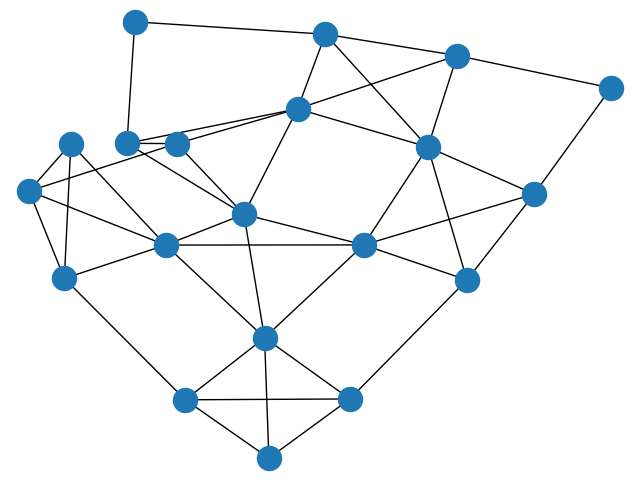

This chart was generated by the following Python code:
from __future__ import annotations
import copy
from abc import ABC, abstractmethod
from typing import List, Tuple, Dict, Callable, Optional, Iterable, Union,Set
from enum import Enum
from collections import deque

import torch 
import torch.nn as nn


import numpy as np
import networkx as nx
import matplotlib.pyplot as plt

from utility import *
from sklearn.manifold import MDS

from QuICT.tools.interface import *
from QuICT.core.circuit import *
from QuICT.core.gate import *
from QuICT.core.gate.gate import *
from QuICT.core.exception import *
from QuICT.core.layout import *




class CouplingGraph(object):
    def __init__(self, coupling_graph: Union[Layout, List[Tuple[int,int]], None] = None):
        if coupling_graph is not None:
            if isinstance(coupling_graph, Layout):
                self._transform_from_layout(coupling_graph = coupling_graph)
            elif isinstance(coupling_graph, list):
                self._transform_from_list(coupling_graph = coupling_graph)
            else:
                raise Exception("The graph type is not supported")
        else:
            self._coupling_graph = nx.Graph()
        self._size = len(self._coupling_graph.nodes)
        
        self._cal_shortest_path()
        self._generate_matrix_representation()
        self._generate_edge_label()
        self._generate_node_feature()

    @property
    def size(self)->int:
        """
        The number of vertex (physical qubits) in the coupling graph
        """
        return self._size  

    @property
    def num_of_edge(self)->int:
        """
        The number of edges in the coupling graph
        """
        return self._num_of_edge
    @property
    def edges(self)->List[Tuple[int,int]]:
        """
        The list of the edges of the coupling graph
        """
        return self._edges
    @property
    def coupling_graph(self)->nx.Graph:
        """
        """
        return self._coupling_graph
    
    @property
    def node_feature(self)->np.ndarray:
        """
        """
        return self._node_feature
    @property
    def label_matrix(self)->np.ndarray:
        """
        """
        return self._label_matrix
    @property
    def adj_matrix(self)->np.ndarray:
        """
        The adjacent matrix of the coupling graph
        """
        return self._adj_matrix
    @property
    def distance_matrix(self)->np.ndarray:
        """
        The distance matrix of the coupling graph
        """
        return self._distance_matrix
    def get_swap_gate(self, idx: int)-> SwapGate:
        """
        """
        GateBuilder.setGateType(GATE_ID['Swap']) 
        GateBuilder.setTargs([self._edges[idx][0],self._edges[idx][1]])
        return GateBuilder.getGate()
        

    def edge_label(self, edge:SwapGate)-> int:
        """
        The label of the edge in the graph 
        """
        return self._label_matrix[edge.targs[0],edge.targs[1]]

    def _generate_node_feature(self):
        """
        Generate the feature vector for each node of the graph
        """
        # mds = MDS(dissimilarity='precomputed', n_components=12)
        # mds.fit(self._distance_matrix)
        # embedding = mds.embedding_
        # embedding = (embedding - embedding.min()) / (embedding.max() - embedding.min())
        # self._node_feature = np.zeros((self._size + 1, 12), dtype = np.float32)
        #self._node_feature[1:, 0 : self._size] = self._adj_matrix 
        # self._node_feature[1:, 0 : ] = embedding
        self._node_feature = np.zeros((self._size + 1, self._size), dtype = np.float32)
        self._node_feature[1:,:] = np.identity(self._size)
        
    def _generate_matrix_representation(self):
        """
        Transform the coupling graph to a adjacent matrix representation 
        """
        self._adj_matrix = np.zeros((self._size, self._size), dtype = np.int32)
        self._distance_matrix = np.zeros((self._size, self._size), dtype = np.int32)
        for i in range(self._size):
            for j in range(self._size):
                self._adj_matrix[i,j] = 1 if self.is_adjacent(i,j) else 0
                self._distance_matrix[i,j] = self.distance(i,j)
   
    def _generate_edge_label(self):
        """
        Label the edge in the graph
        """

        
        self._label_matrix = np.zeros((self._size, self._size), dtype = np.int32) - 1 
        self._edges = []
        index = 0
        for i in range(self.size):
            for j in range(i+1, self.size):
                if self._adj_matrix[i,j] == 1:
                    self._label_matrix[i,j] = index
                    self._edges.append((i,j))
                    index += 1
        self._num_of_edge = index
        for i in range(self.size):
            for j in range(0, i):
                self._label_matrix[i,j] = self._label_matrix[j,i]
        
        # for l in self._label_matrix:
        #     print(list(l))
    
    def is_adjacent(self, vertex_i: int, vertex_j: int)-> bool:
        """
        Indicate wthether the two vertices are adjacent on the coupling graph
        """
        if (vertex_i, vertex_j) in self._coupling_graph.edges:
            return True
        else:
            return False
     

    def get_adjacent_vertex(self, vertex: int)->Iterable[int]:
        """
        Return the adjacent vertices of  the given vertex
        """
        return self._coupling_graph.neighbors(vertex)

    def distance(self, vertex_i: int, vertex_j: int)->int:
        """
        The distance of two vertex on the coupling graph of the physical devices
        """
        return self._shortest_paths[vertex_i][vertex_j]


    def _transform_from_list(self,  coupling_graph : List[Tuple[int,int]]):
        """
        Construct the coupling graph from the list of tuples
        """
        res_graph = nx.Graph(coupling_graph)
        self._coupling_graph = res_graph

    def _transform_from_layout(self,  coupling_graph: Layout):
        """
        Construct the coupling graph from the layout class
        """
        edge_list = [ (edge.u, edge.v)  for edge in coupling_graph.edge_list ] 
        res_graph = nx.Graph(edge_list)
        self._coupling_graph = res_graph

    def _cal_shortest_path(self):
        """
        Calculate the shortest path between every two vertices on the graph
        """
        self._shortest_paths = nx.algorithms.shortest_paths.dense.floyd_warshall(G = self._coupling_graph)
    def draw(self):
        """
        """ 
      
        nx.draw(G = self._coupling_graph)
        plt.savefig("coupling_graph.png")
        plt.close()

ibmq20_topology = [(0,1),(0,5),
            (1,2),(1,6),(1,7),
            (2,3),(2,6),(2,7),
            (3,4),(3,8),(3,9),
            (4,8),(4,9),
            (5,6),(5,10),(5,11),
            (6,7),(6,10),(6,11),
            (7,8),(7,12),(7,13),
            (8,9),(8,12),(8,13),
            (9,14),
            (10,11),(10,15),
            (11,12),(11,16),(11,17),
            (12,13),(12,16),(12,17),
            (13,14),(13,18),(13,19),
            (14,18),(14,19),
            (15,16),
            (16,17),
            (17,18),
            (18,19)]

IBMQ20CouplingGraph = CouplingGraph(ibmq20_topology)

def get_coupling_graph(graph_name: str = None)->CouplingGraph:
    if graph_name == "ibmq20":
        return IBMQ20CouplingGraph
    else:
        raise Exception("No such graph!")
    


